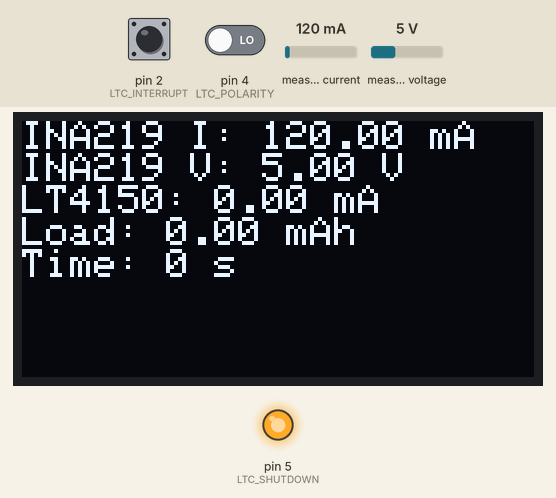
A program run on a simulated Arduino Nano, built with avr-gcc and run on an emulated ATmega328P. Parts: 128×64 one-colour display, output pins drawn as LEDs (lit = HIGH). The inputs (shaded band) are chosen by the test bench; at power-on: measured current 120 mA, measured voltage 5 V, pin 2 (LTC_INTERRUPT) HIGH, pin 4 (LTC_POLARITY) LOW. What the program prints to the serial monitor is not drawn.

Above: at 1.8 s.
1.9 s: measured current set to 40 mA
At 3.1 s:
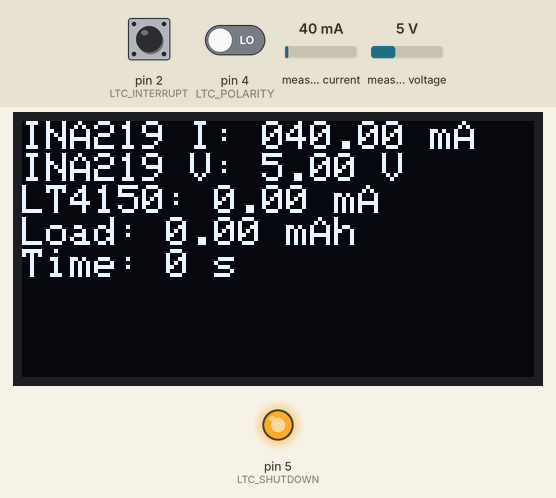
3.4 s: measured voltage set to 0.3 V
At 4.4 s:
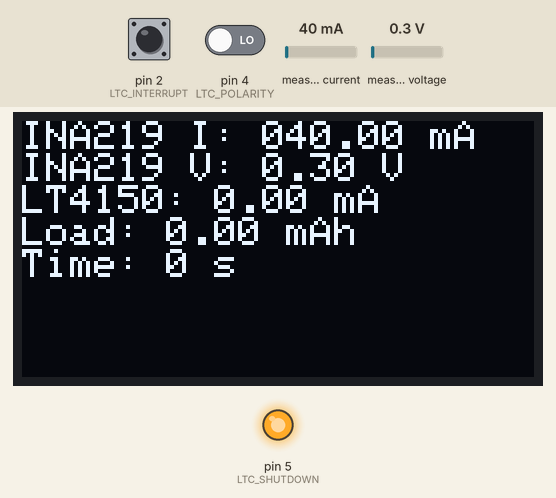
4.9 s: pin 2 (LTC_INTERRUPT) pulled LOW for 0.15 s
At 6.1 s:
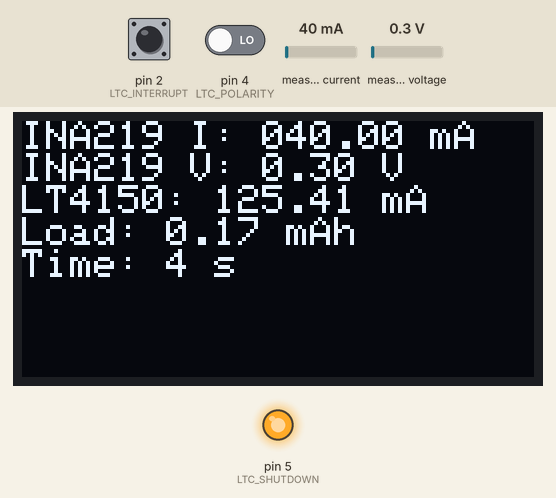
6.5 s: pin 2 (LTC_INTERRUPT) pulled LOW for 1 s
At 6.9 s:
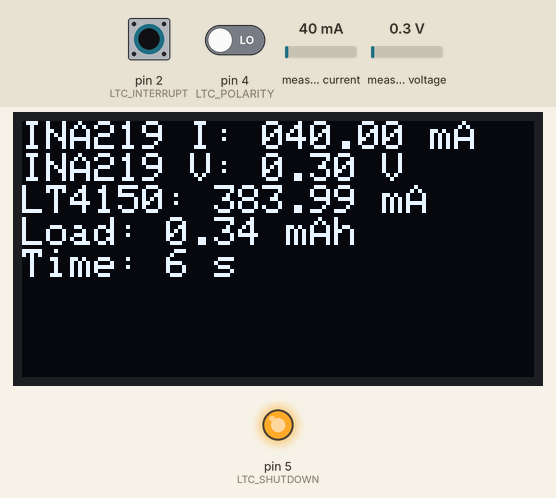
9.0 s: measured current set to 500 mA
At 10.2 s:
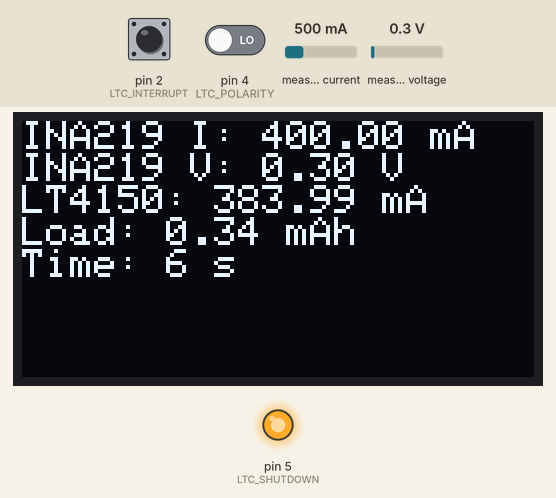
10.5 s: measured voltage set to 3.8 V
At 10.9 s:
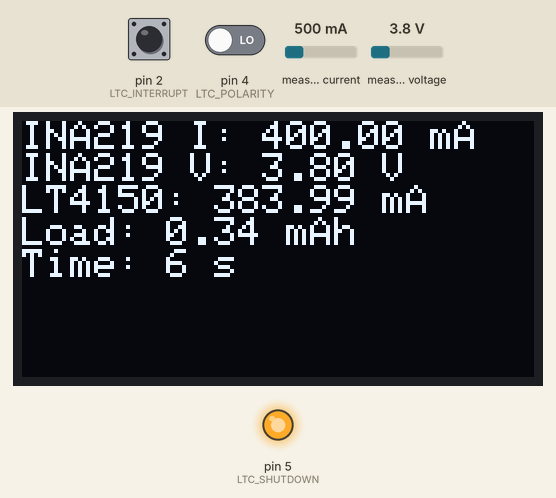
Timing chart, 0 to 13.0 s (numbered marks = the images above; inputs shaded):
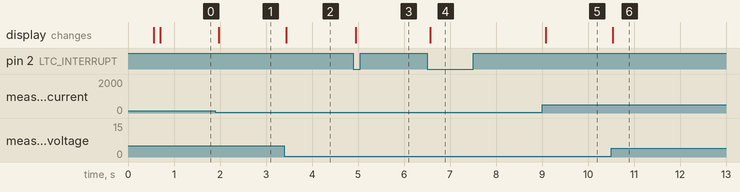

The program:

main.cpp
```cpp
#include <Arduino.h>
#include <Wire.h>
#include <Adafruit_GFX.h>
#include <Adafruit_SSD1306.h>
#include <Adafruit_INA219.h>


#define LTC_INTERRUPT  2
#define LTC_POLARITY   4
#define LTC_SHUTDOWN   5

volatile double load_mAh = 0.0;
volatile boolean isrflag;
volatile long int time, lasttime;
volatile double mA;
volatile unsigned long elapsedTime = 0;
double ah_quanta = 0.17067759; // mAh for each INT

Adafruit_SSD1306 display(128, 64, &Wire, -1);
Adafruit_INA219 ina219;

unsigned long startTime = 0;
int time_sign = 0;

void myISR();

void setup() {
  ina219.begin();
  ina219.setCalibration_16V_400mA();
  // ina219.setCalibration_32V_1A();

  pinMode(LTC_INTERRUPT, INPUT);
  pinMode(LTC_POLARITY, INPUT);
  pinMode(LTC_SHUTDOWN, OUTPUT);

  digitalWrite(LTC_SHUTDOWN, LOW);
  Serial.begin(115200);
  // Serial.println("LTC4150 Coulomb Counter");
  Serial.println("Current");
  isrflag = false;
  attachInterrupt(digitalPinToInterrupt(LTC_INTERRUPT), myISR, FALLING);

  if(!display.begin(SSD1306_SWITCHCAPVCC, 0x3C)) { // Address 0x3D for 128x64
    Serial.println(F("SSD1306 allocation failed"));
    for(;;);
  }
  delay(500);
  display.setRotation(2);
  display.clearDisplay();

  display.setTextSize(1);
  display.setTextColor(WHITE);
  display.setCursor(0, 0);
  // Display static text
  display.println("Load: 0 mAh");
  display.println("Time: 0 s");
  display.println("Current: 0 mA");
  display.display();
  delay(100);

  digitalWrite(LTC_SHUTDOWN, HIGH);
  Serial.println("Current,Time");
  startTime = micros();
}

void loop() {

  if (isrflag) {
    isrflag = false;
  }

  float current_mA = ina219.getCurrent_mA();
  float busvoltage = ina219.getBusVoltage_V();

  display.clearDisplay();
  display.setCursor(0, 0);
  display.print("INA219 I:");
  if (current_mA < 0.0)
    display.print('-');
  else
    display.print(' ');
  // if (abs(current_mA) < 1000.0) display.print(' ');
  if (abs(current_mA) < 100.0) display.print('0');
  if (abs(current_mA) < 10.0) display.print('0');
  display.print(abs(current_mA), 2);
  display.println(" mA");

  // display.println(String(current_mA) + " mA");
  display.print("INA219 V: ");
  display.println(String(busvoltage) + " V");

  display.print("LT4150: "); display.print(mA); display.println(" mA");
  display.print("Load: "); display.print(load_mAh); display.println(" mAh");
  display.println("Time: " + String(elapsedTime) + " s");
  display.display();
  Serial.print(current_mA); Serial.print(','); Serial.println(time_sign);
  if (micros() - startTime >= 1000000UL) {
    time_sign = time_sign == 0 ? -2 : 0;
    startTime = micros();
  }
  delay(10);
}

void myISR() // Run automatically for falling edge on D3 (INT1)
{
  static boolean polarity;

  // Determine delay since last interrupt (for mA calculation)
  // Note that first interrupt will be incorrect (no previous time!)
  lasttime = time;
  time = micros();

  // Get polarity value
  polarity = digitalRead(LTC_POLARITY);
  if (polarity) // high = charging
  {
    load_mAh -= ah_quanta;
  }
  else // low = discharging
  {
    load_mAh += ah_quanta;
  }

  // // Calculate mA from time delay (optional)
  mA = 614.4/((time-lasttime)/1000000.0);

  // // If charging, we'll set mA negative (optional)
  if (polarity) mA = mA * -1.0;

  // Set isrflag so main loop knows an interrupt occurred
  isrflag = true;

  elapsedTime = millis() / 1000.0;
}
```

Measured:
- after the input at 1.9 s, the display: changes after 0.07 s (image 1)
- after the input at 3.4 s, the display: changes at once (image 2)
- after the input at 4.9 s, the display: changes after 0.06 s (image 3)
- after the input at 6.5 s, the display: changes after 0.08 s (image 4)
- after the input at 9.0 s, the display: changes after 0.08 s (image 5)
- after the input at 10.5 s, the display: changes at once (image 6)
